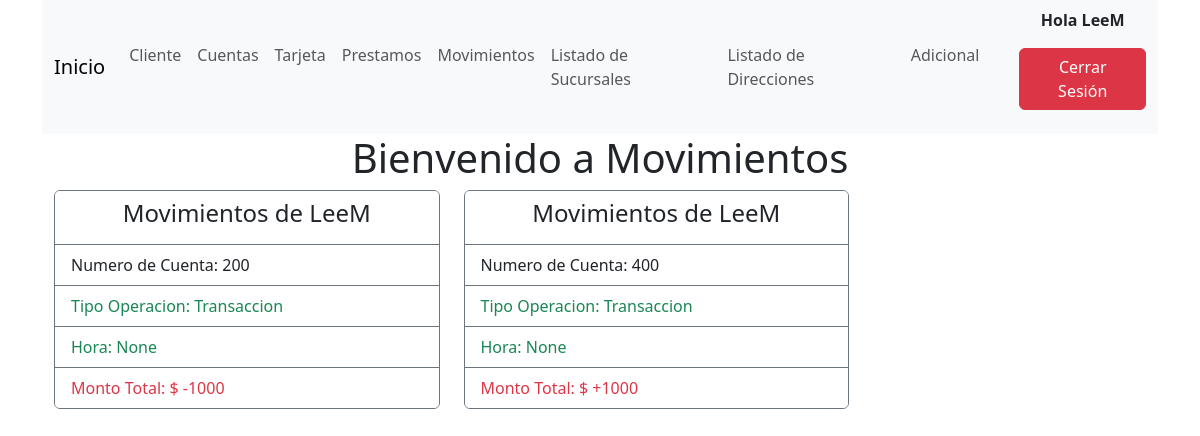
The app's page /movimientos/ (signed in) with its own data.
### Login/models.py (models this page shows)
class CustomUser(AbstractUser):
    customer_DNI_id = models.CharField(null=True, blank=True, max_length=10)

### Movimientos/models.py (models this page shows)
class Movimientos(models.Model):
    movimiento = models.AutoField(primary_key=True)
    nro_cuenta = models.IntegerField()
    flag = models.TextField()
    monto = models.IntegerField()
    tipo_operacion = models.IntegerField()
    hora = models.TimeField()
    class Meta:
        managed = False
        db_table = 'movimientos'

### Movimientos/views.py (the view)
# urls.py: path('movimientos/',Movimiento,name = 'Movimientos'),
@login_required
def Movimiento(request):
    movimiento=Movimientos.objects.all()
    return render(request,'movimientos.html',{'movimiento':movimiento})

### Movimientos/templates/movimientos.html (shortened to what this page needs)
{% extends 'home.html'%}
{% block h1%}Movimientos{% endblock %}
{% block content%}
<main class="container pt-2">
    <article class=" row row-cols-1 row-cols-md-2 g-4  col-9 listado pt-2">
        {% if user.cliente.customer_name == user.first_name %}
        {%for movimiento in movimiento%}
        <section class="col-5 mt-2 mb-4">
            <section class="card border-secondary ">
            <ul class="list-group list-group-flush" >
                <li class="list-group-item border-secondary text-center"><h4>Movimientos de {{user.username}} </h4></li>
                <li class="list-group-item border-secondary text-dark">Numero de Cuenta: {{movimiento.nro_cuenta}}</li>
                <li class="list-group-item border-secondary text-success">Tipo Operacion: {{movimiento.tipo_operacion}}</li>
                <li class="list-group-item border-secondary text-success">Hora: {{movimiento.hora}}</li>
                <li class="list-group-item border-secondary text-danger ">Monto Total: $ {{movimiento.flag}}{{movimiento.monto}}</li>
            </ul>
        </section>
    </section>
        {% endfor %}
        {% else %}
                        <li class="list-group-item border-secondary text-danger">El Usuario <strong>{{user.username}}</strong> No tiene Trajetas registradas</li>
                    {% endif %}
    </article>
</main>
{%endblock%}

### Login/templates/home.html (shortened to what this page needs)
<!DOCTYPE html>
<html lang="es">
<head>
    <link href="https://cdn.jsdelivr.net/npm/bootstrap@5.3.2/dist/css/bootstrap.min.css" rel="stylesheet"
>
</head>
<body>
    <main class="container">
        <nav class="navbar navbar-expand-lg bg-body-tertiary">
            <div class="container-fluid">
                <a class="navbar-brand" href="{% url 'home' %}">Inicio</a>
                <div class="collapse navbar-collapse" id="navbarNav">
                    <ul class="navbar-nav">
                        <li class="nav-item">
                            <a class="nav-link" aria-current="page" href="{% url 'Cliente' %}">Cliente</a>
                        </li>
                        <li class="nav-item ">
                            <a class="nav-link" href="{% url 'Cuentas' %}">Cuentas</a>
                        </li>
                        <li class="nav-item">
                            <a class="nav-link" href="{% url 'tarjetas' %}">Tarjeta</a>
                        </li>
                        <li class="nav-item ">
                            <a class="nav-link" href="{% url 'Prestamos' %}">Prestamos</a>
                        </li>
                        <li class="nav-item ">
                            <a class="nav-link" href="{% url 'Movimientos' %}">Movimientos</a>
                        </li>
                        <li class="nav-item ">
                            <a class="nav-link" href="http://localhost:5173/BranchList">Listado de Sucursales</a>
                        </li>
                        <li class="nav-item ">
                            <a class="nav-link" href="http://localhost:5173/DireccionesList">Listado de Direcciones</a>
                        </li>
                        <li class="nav-item ">
                            <a class="nav-link" href="http://localhost:5173/ClientesPage">Adicional</a>
                        </li>
                    </ul>
                </div>
                <ul class="justify-content-end ">
                    {% if user.is_authenticated %}
                    <p class="text-center"><b> Hola {{user.username }}</b></p>
                    <a class="btn btn-danger" role="button" href="{% url 'logout' %}">Cerrar Sesión</a>
                    {% else %}
                    <a class="btn btn-primary " role="button" href="{% url 'login' %}">Iniciar Sesión</a>
                    <a class="btn btn-secondary" role="button" href="{% url 'register'%}">Registrar</a>
                    {% endif %}
                </ul>
            </div>
        </nav>
        {% if user.is_authenticated %}
        <h1 class="text-center">Bienvenido a {% block h1%}HomeBanking{% endblock %}</h1>
        {% endif %}
        {% block content%}
        {%endblock%}
</body>
</html>

### records on screen
CustomUser: username "LeeM"
Movimientos: nro_cuenta "200", tipo_operacion "Transaccion", hora "None", flag "-", monto "1000"
Movimientos: nro_cuenta "400", tipo_operacion "Transaccion", hora "None", flag "+", monto "1000"
